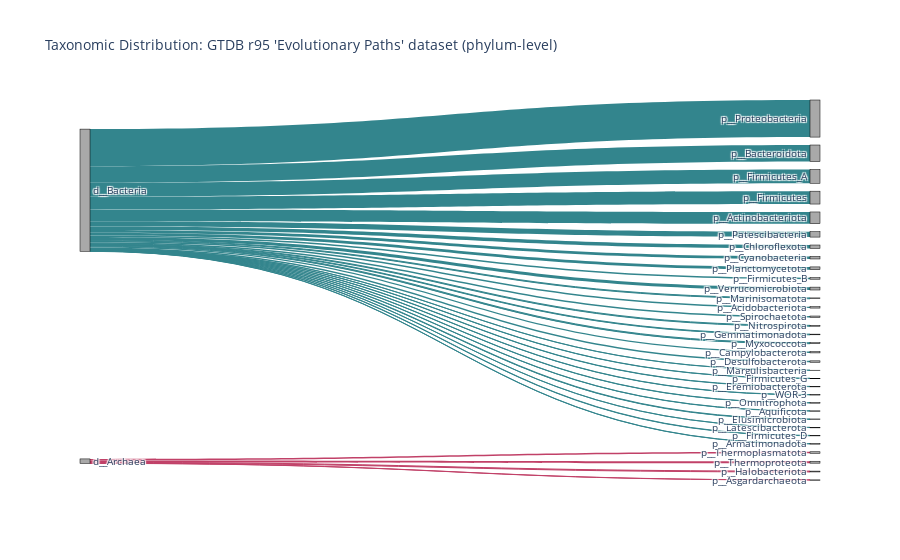

The notebook cell this image was saved under:
### Code cell
title = "Taxonomic Distribution: GTDB r95 'Evolutionary Paths' dataset (phylum-level)"
fig = lineages_to_flow(title, all_lineages, stop_rank="phylum", color_rank="superkingdom")
#fig.write_html('test.html')
fig.write_html('gtdb95-evolpaths-taxonomysankey.phylum.html', auto_open=True)
#fig.write_image("test_sankey.pdf")
#fig.write_image("test_sankey.png", scale=1)
fig.show()

### Figure 1 — Plotly figure (JSON) as saved in the notebook; plotly's stock layout.template omitted (floating-point values rounded to 4 significant figures)
{"data": [{"link": {"color": ["#33858d", "#33858d", "#33858d", "#33858d", "#33858d", "#33858d", "#33858d", "#33858d", "#33858d", "#33858d", "#33858d", "#33858d", "#33858d", "#33858d", "#33858d", "#33858d", "#33858d", "#33858d", "#33858d", "#33858d", "#33858d", "#33858d", "#33858d", "#33858d", "#33858d", "#33858d", "#33858d", "#33858d", "#33858d", "#c14168", "#c14168", "#c14168", "#c14168"], "label": ["0.6% of total genomes", "29.3% of total genomes", "1.2% of total genomes", "1.1% of total genomes", "0.7% of total genomes", "0.1% of total genomes", "0.5% of total genomes", "1.1% of total genomes", "10.9% of total genomes", "0.2% of total genomes", "0.2% of total genomes", "0.2% of total genomes", "2.7% of total genomes", "2.0% of total genomes", "0.2% of total genomes", "0.8% of total genomes", "4.3% of total genomes", "10.2% of total genomes", "0.2% of total genomes", "1.0% of total genomes", "9.3% of total genomes", "13.1% of total genomes", "1.2% of total genomes", "0.1% of total genomes", "0.4% of total genomes", "0.3% of total genomes", "2.2% of total genomes", "0.1% of total genomes", "2.3% of total genomes", "1.2% of total genomes", "0.7% of total genomes", "0.1% of total genomes", "1.5% of total genomes"], "source": [1, 1, 1, 1, 1, 1, 1, 1, 1, 1, 1, 1, 1, 1, 1, 1, 1, 1, 1, 1, 1, 1, 1, 1, 1, 1, 1, 1, 1, 5, 5, 5, 5], "target": [0, 2, 3, 6, 7, 8, 9, 10, 11, 13, 14, 15, 16, 17, 18, 19, 20, 21, 22, 23, 25, 26, 27, 29, 30, 31, 32, 33, 34, 4, 12, 24, 28], "value": [43, 1959, 82, 76, 45, 7, 36, 76, 728, 11, 14, 11, 183, 137, 12, 51, 287, 680, 11, 69, 622, 874, 77, 6, 26, 18, 150, 10, 152, 82, 45, 7, 103]}, "node": {"color": "darkgrey", "label": ["p__Marinisomatota", "d__Bacteria", "p__Proteobacteria", "p__Firmicutes_B", "p__Thermoplasmatota", "d__Archaea", "p__Acidobacteriota", "p__Nitrospirota", "p__Margulisbacteria", "p__Gemmatimonadota", "p__Spirochaetota", "p__Firmicutes_A", "p__Halobacteriota", "p__Firmicutes_G", "p__Eremiobacterota", "p__WOR-3", "p__Chloroflexota", "p__Cyanobacteria", "p__Omnitrophota", "p__Myxococcota", "p__Patescibacteria", "p__Firmicutes", "p__Aquificota", "p__Campylobacterota", "p__Asgardarchaeota", "p__Actinobacteriota", "p__Bacteroidota", "p__Desulfobacterota", "p__Thermoproteota", "p__Latescibacterota", "p__Elusimicrobiota", "p__Firmicutes_D", "p__Planctomycetota", "p__Armatimonadota", "p__Verrucomicrobiota"], "line": {"color": "black", "width": 0.5}, "pad": 15, "thickness": 10}, "type": "sankey"}], "layout": {"autosize": true, "font": {"size": 10}, "title": {"text": "Taxonomic Distribution: GTDB r95 'Evolutionary Paths' dataset (phylum-level)"}}}
